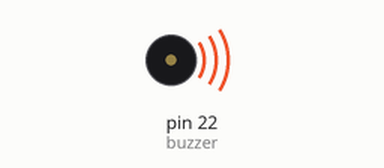
Bench run of a sketch on a simulated Arduino Mega 2560, built with avr-gcc and run on an emulated ATmega2560. Shown: buzzer (waves = sounding).

Above: at 0.5 s.
Timing chart, 0 to 4.6 s (numbered marks = the images above):
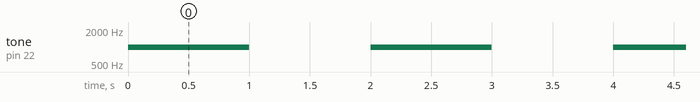

The sketch:

Ex23.ino
```cpp
/* Programa: Teste de Buzzer
 * Arduino : Mega
 * Autor   : Rahul M. Juliato
 * Data    : 26/09/2019
 */

#define buzzer 22

void setup(){

  pinMode(buzzer, OUTPUT);

}

void loop(){

  tone(buzzer, 1000);
  delay(1000);
  noTone(buzzer);
  delay(1000);

}
```

Measured:
- by itself, tone on pin 22 (buzzer): alternates 1000 Hz for 1.0 s and silent for 1.0 s
